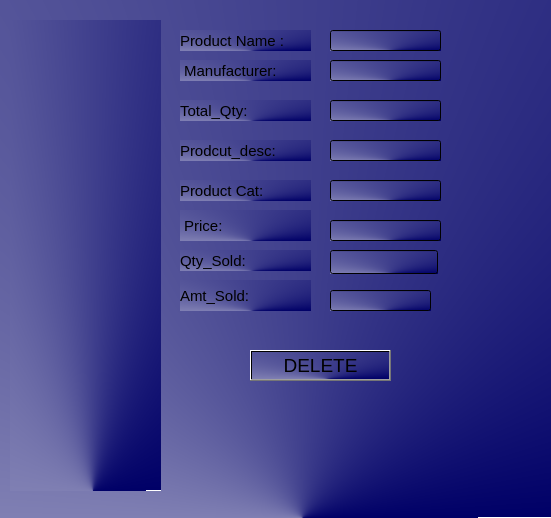
<?xml version="1.0" encoding="UTF-8"?>
<ui version="4.0">
 <class>Delete</class>
 <widget class="QDialog" name="Delete">
  <property name="geometry">
   <rect>
    <x>0</x>
    <y>0</y>
    <width>551</width>
    <height>518</height>
   </rect>
  </property>
  <property name="windowTitle">
   <string>Dialog</string>
  </property>
  <property name="windowIcon">
   <iconset resource="image/srcc.qrc">
    <normaloff>:/img/del.jpg</normaloff>:/img/del.jpg</iconset>
  </property>
  <property name="styleSheet">
   <string notr="true">
background-color: qconicalgradient(cx:0.548913, cy:1, angle:0, stop:0 rgba(0, 0, 103, 255), stop:1 rgba(255, 255, 255, 255));</string>
  </property>
  <widget class="QLineEdit" name="product_label">
   <property name="geometry">
    <rect>
     <x>330</x>
     <y>30</y>
     <width>111</width>
     <height>21</height>
    </rect>
   </property>
  </widget>
  <widget class="QLabel" name="Product_cat">
   <property name="geometry">
    <rect>
     <x>180</x>
     <y>180</y>
     <width>131</width>
     <height>21</height>
    </rect>
   </property>
   <property name="font">
    <font>
     <pointsize>11</pointsize>
    </font>
   </property>
   <property name="text">
    <string>Product Cat:</string>
   </property>
  </widget>
  <widget class="QComboBox" name="comboBox">
   <property name="geometry">
    <rect>
     <x>140</x>
     <y>-40</y>
     <width>91</width>
     <height>24</height>
    </rect>
   </property>
   <item>
    <property name="text">
     <string>Electronics</string>
    </property>
   </item>
   <item>
    <property name="text">
     <string>Groceries</string>
    </property>
   </item>
   <item>
    <property name="text">
     <string>Clothing</string>
    </property>
   </item>
  </widget>
  <widget class="QLineEdit" name="cat_edt">
   <property name="geometry">
    <rect>
     <x>330</x>
     <y>180</y>
     <width>111</width>
     <height>21</height>
    </rect>
   </property>
  </widget>
  <widget class="QLineEdit" name="manufact_edt">
   <property name="geometry">
    <rect>
     <x>330</x>
     <y>60</y>
     <width>111</width>
     <height>21</height>
    </rect>
   </property>
  </widget>
  <widget class="QLabel" name="label_invent">
   <property name="geometry">
    <rect>
     <x>10</x>
     <y>20</y>
     <width>151</width>
     <height>471</height>
    </rect>
   </property>
   <property name="styleSheet">
    <string notr="true">image: url(:/img/del.jpg);</string>
   </property>
   <property name="text">
    <string/>
   </property>
  </widget>
  <widget class="QLabel" name="quantity">
   <property name="geometry">
    <rect>
     <x>180</x>
     <y>280</y>
     <width>131</width>
     <height>31</height>
    </rect>
   </property>
   <property name="font">
    <font>
     <pointsize>11</pointsize>
    </font>
   </property>
   <property name="text">
    <string>Amt_Sold:</string>
   </property>
  </widget>
  <widget class="QLineEdit" name="total_edt">
   <property name="geometry">
    <rect>
     <x>330</x>
     <y>100</y>
     <width>111</width>
     <height>21</height>
    </rect>
   </property>
  </widget>
  <widget class="QLabel" name="Manufacturer">
   <property name="geometry">
    <rect>
     <x>180</x>
     <y>60</y>
     <width>131</width>
     <height>21</height>
    </rect>
   </property>
   <property name="font">
    <font>
     <pointsize>11</pointsize>
    </font>
   </property>
   <property name="text">
    <string> Manufacturer:</string>
   </property>
  </widget>
  <widget class="QLabel" name="Price">
   <property name="geometry">
    <rect>
     <x>180</x>
     <y>210</y>
     <width>131</width>
     <height>31</height>
    </rect>
   </property>
   <property name="font">
    <font>
     <pointsize>11</pointsize>
    </font>
   </property>
   <property name="text">
    <string> Price:</string>
   </property>
  </widget>
  <widget class="QLabel" name="total">
   <property name="geometry">
    <rect>
     <x>180</x>
     <y>100</y>
     <width>131</width>
     <height>21</height>
    </rect>
   </property>
   <property name="font">
    <font>
     <pointsize>11</pointsize>
    </font>
   </property>
   <property name="text">
    <string>Total_Qty:</string>
   </property>
  </widget>
  <widget class="QLineEdit" name="price_edt">
   <property name="geometry">
    <rect>
     <x>330</x>
     <y>220</y>
     <width>111</width>
     <height>21</height>
    </rect>
   </property>
  </widget>
  <widget class="QLabel" name="product_name">
   <property name="geometry">
    <rect>
     <x>180</x>
     <y>30</y>
     <width>131</width>
     <height>21</height>
    </rect>
   </property>
   <property name="font">
    <font>
     <pointsize>11</pointsize>
    </font>
   </property>
   <property name="text">
    <string>Product Name :</string>
   </property>
  </widget>
  <widget class="QLineEdit" name="Amt_edit">
   <property name="geometry">
    <rect>
     <x>330</x>
     <y>290</y>
     <width>101</width>
     <height>21</height>
    </rect>
   </property>
  </widget>
  <widget class="QPushButton" name="Save">
   <property name="geometry">
    <rect>
     <x>250</x>
     <y>350</y>
     <width>141</width>
     <height>31</height>
    </rect>
   </property>
   <property name="font">
    <font>
     <pointsize>14</pointsize>
    </font>
   </property>
   <property name="text">
    <string>DELETE</string>
   </property>
  </widget>
  <widget class="QLineEdit" name="Qty_Sold">
   <property name="geometry">
    <rect>
     <x>570</x>
     <y>310</y>
     <width>111</width>
     <height>24</height>
    </rect>
   </property>
  </widget>
  <widget class="QLabel" name="qty_lbl">
   <property name="geometry">
    <rect>
     <x>180</x>
     <y>250</y>
     <width>131</width>
     <height>21</height>
    </rect>
   </property>
   <property name="font">
    <font>
     <pointsize>11</pointsize>
    </font>
   </property>
   <property name="text">
    <string>Qty_Sold:</string>
   </property>
  </widget>
  <widget class="QLineEdit" name="Qty_edit">
   <property name="geometry">
    <rect>
     <x>330</x>
     <y>250</y>
     <width>108</width>
     <height>24</height>
    </rect>
   </property>
  </widget>
  <widget class="QLabel" name="total_2">
   <property name="geometry">
    <rect>
     <x>180</x>
     <y>140</y>
     <width>131</width>
     <height>21</height>
    </rect>
   </property>
   <property name="font">
    <font>
     <pointsize>11</pointsize>
    </font>
   </property>
   <property name="text">
    <string>Prodcut_desc:</string>
   </property>
  </widget>
  <widget class="QLineEdit" name="Prdct_desc_edt">
   <property name="geometry">
    <rect>
     <x>330</x>
     <y>140</y>
     <width>111</width>
     <height>21</height>
    </rect>
   </property>
  </widget>
 </widget>
 <resources>
  <include location="image/srcc.qrc"/>
 </resources>
 <connections/>
</ui>
